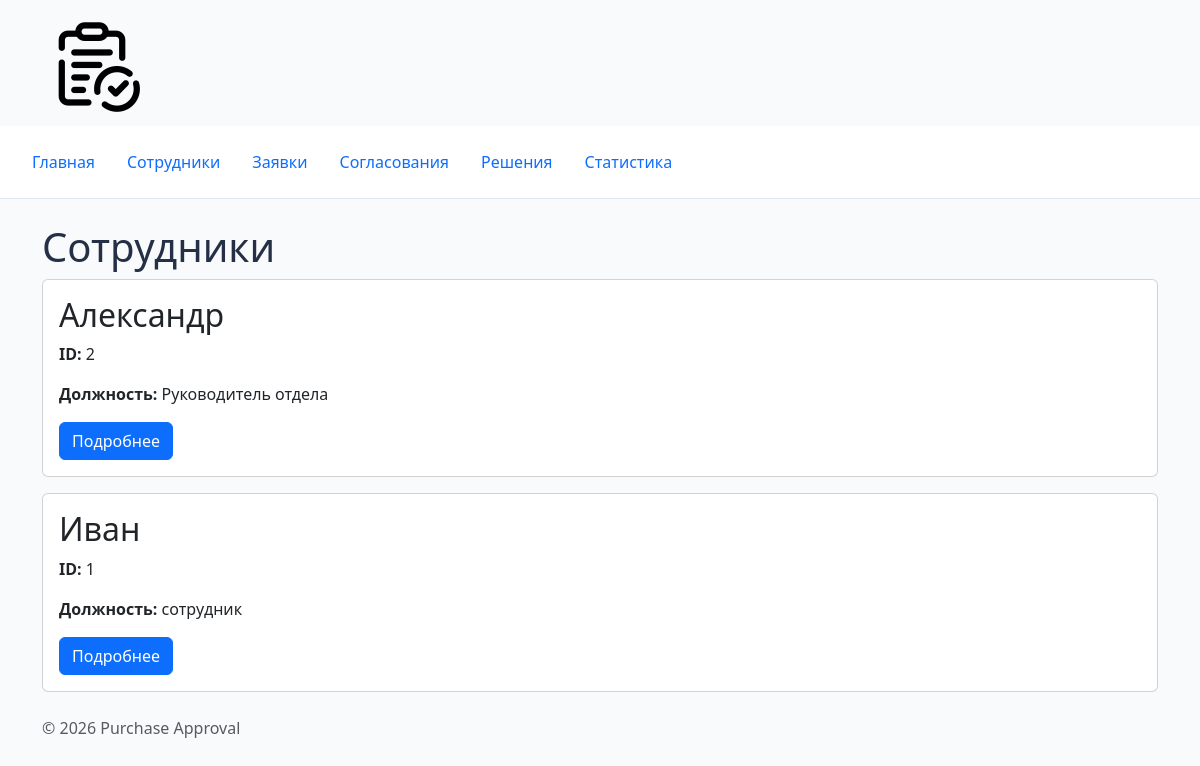
/employees/, run on the app's committed database.
### employees/views.py (the view)
# urls.py: path("", views.employees, name="employees"),
def employees(request):
    conn = get_connection()
    try:
        employees_list = conn.execute("""
            SELECT id, name, role
            FROM employees
            ORDER BY name
        """).fetchall()
    finally:
        conn.close()
    context = {
        "employees": employees_list,
    }
    return render(
        request,
        "employees/employee_list.html",
        context,
    )

### db/database.py (called while the page is built)
def get_connection():
    conn = sqlite3.connect(DB_PATH)
    conn.execute("PRAGMA foreign_keys = ON")
    conn.row_factory = sqlite3.Row
    return conn

### employees/templates/employees/employee_list.html (shortened to what this page needs)
{% extends "base.html" %}
{% block content %}
    <h1>Сотрудники</h1>
    {% for employee in employees %}
        <div class="card mb-3">
            <div class="card-body">
                <h2 class="card-title">
                    {{ employee.name }}
                </h2>
                <p class="card-text">
                    <strong>ID:</strong>
                    {{ employee.id }}
                </p>
                <p class="card-text">
                    <strong>Должность:</strong>
                    {{ employee.role }}
                </p>
                <a
                    href="{% url 'employees:employee_detail' employee.id %}"
                    class="btn btn-primary"
                >
                    Подробнее
                </a>
            </div>
        </div>
    {% empty %}
        <p>Сотрудников пока нет.</p>
    {% endfor %}
{% endblock %}

### homepage/static/homepage/css/style.css (style rules this page uses)
body { min-height: 100vh; background-color: #f8fafc; color: #253047; }

### data on the page
employees: name "Александр", id "2", role "Руководитель отдела"
employees: name "Иван", id "1", role "сотрудник"
